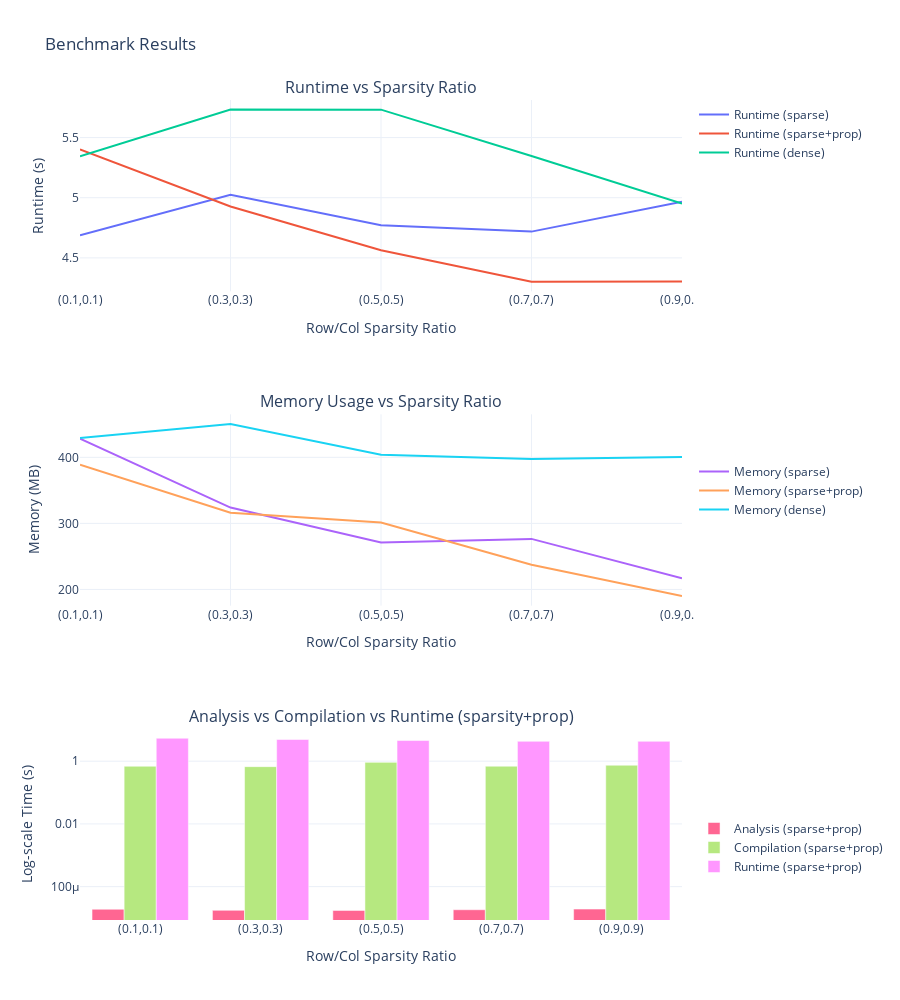

Here is the notebook cell this chart was saved with:
### Code cell
plotly(data)

### Figure 1 — Plotly figure (JSON) as saved in the notebook; plotly's stock layout.template omitted (floating-point values rounded to 4 significant figures)
{"data": [{"legendgroup": "runtime", "mode": "lines", "name": "Runtime (sparse)", "type": "scatter", "x": ["(0.1,0.1)", "(0.3,0.3)", "(0.5,0.5)", "(0.7,0.7)", "(0.9,0.9)"], "xaxis": "x", "y": [4.689, 5.025, 4.77, 4.718, 4.967], "yaxis": "y"}, {"legendgroup": "runtime", "mode": "lines", "name": "Runtime (sparse+prop)", "type": "scatter", "x": ["(0.1,0.1)", "(0.3,0.3)", "(0.5,0.5)", "(0.7,0.7)", "(0.9,0.9)"], "xaxis": "x", "y": [5.402, 4.927, 4.564, 4.301, 4.303], "yaxis": "y"}, {"legendgroup": "runtime", "mode": "lines", "name": "Runtime (dense)", "type": "scatter", "x": ["(0.1,0.1)", "(0.3,0.3)", "(0.5,0.5)", "(0.7,0.7)", "(0.9,0.9)"], "xaxis": "x", "y": [5.345, 5.733, 5.732, 5.346, 4.951], "yaxis": "y"}, {"legendgroup": "memory", "mode": "lines", "name": "Memory (sparse)", "type": "scatter", "x": ["(0.1,0.1)", "(0.3,0.3)", "(0.5,0.5)", "(0.7,0.7)", "(0.9,0.9)"], "xaxis": "x2", "y": [428.3, 324.0, 271.1, 276.6, 217.1], "yaxis": "y2"}, {"legendgroup": "memory", "mode": "lines", "name": "Memory (sparse+prop)", "type": "scatter", "x": ["(0.1,0.1)", "(0.3,0.3)", "(0.5,0.5)", "(0.7,0.7)", "(0.9,0.9)"], "xaxis": "x2", "y": [388.9, 316.2, 301.2, 237.4, 190.0], "yaxis": "y2"}, {"legendgroup": "memory", "mode": "lines", "name": "Memory (dense)", "type": "scatter", "x": ["(0.1,0.1)", "(0.3,0.3)", "(0.5,0.5)", "(0.7,0.7)", "(0.9,0.9)"], "xaxis": "x2", "y": [429.3, 450.7, 404.0, 397.5, 400.5], "yaxis": "y2"}, {"legendgroup": "bar", "name": "Analysis (sparse+prop)", "type": "bar", "x": ["(0.1,0.1)", "(0.3,0.3)", "(0.5,0.5)", "(0.7,0.7)", "(0.9,0.9)"], "xaxis": "x3", "y": [1.894e-05, 1.751e-05, 1.739e-05, 1.829e-05, 1.917e-05], "yaxis": "y3"}, {"legendgroup": "bar", "name": "Compilation (sparse+prop)", "type": "bar", "x": ["(0.1,0.1)", "(0.3,0.3)", "(0.5,0.5)", "(0.7,0.7)", "(0.9,0.9)"], "xaxis": "x3", "y": [0.6909, 0.6707, 0.918, 0.6924, 0.7443], "yaxis": "y3"}, {"legendgroup": "bar", "name": "Runtime (sparse+prop)", "type": "bar", "x": ["(0.1,0.1)", "(0.3,0.3)", "(0.5,0.5)", "(0.7,0.7)", "(0.9,0.9)"], "xaxis": "x3", "y": [5.402, 4.927, 4.564, 4.301, 4.303], "yaxis": "y3"}], "layout": {"annotations": [{"font": {"size": 16}, "showarrow": false, "text": "Runtime vs Sparsity Ratio", "x": 0.5, "xanchor": "center", "xref": "paper", "y": 1.0, "yanchor": "bottom", "yref": "paper"}, {"font": {"size": 16}, "showarrow": false, "text": "Memory Usage vs Sparsity Ratio", "x": 0.5, "xanchor": "center", "xref": "paper", "y": 0.6167, "yanchor": "bottom", "yref": "paper"}, {"font": {"size": 16}, "showarrow": false, "text": "Analysis vs Compilation vs Runtime (sparsity+prop)", "x": 0.5, "xanchor": "center", "xref": "paper", "y": 0.2333, "yanchor": "bottom", "yref": "paper"}], "barmode": "group", "height": 1000, "legend": {"tracegroupgap": 300}, "title": {"text": "Benchmark Results"}, "xaxis": {"anchor": "y", "domain": [0, 1], "title": {"text": "Row/Col Sparsity Ratio"}}, "xaxis2": {"anchor": "y2", "domain": [0, 1], "title": {"text": "Row/Col Sparsity Ratio"}}, "xaxis3": {"anchor": "y3", "domain": [0, 1], "title": {"text": "Row/Col Sparsity Ratio"}}, "yaxis": {"anchor": "x", "domain": [0.7667, 1.0], "title": {"text": "Runtime (s)"}}, "yaxis2": {"anchor": "x2", "domain": [0.3833, 0.6167], "title": {"text": "Memory (MB)"}}, "yaxis3": {"anchor": "x3", "domain": [0, 0.2333], "title": {"text": "Log-scale Time (s)"}, "type": "log"}}}
